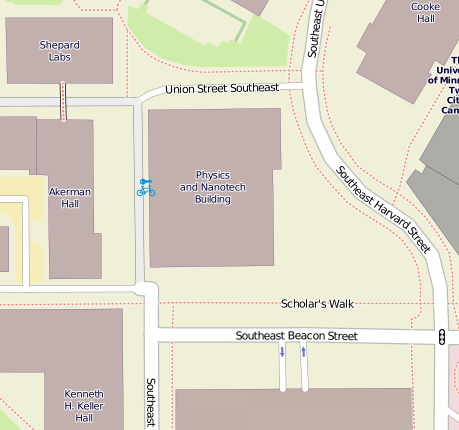
#> input picture car_example/car_path.png, 459 x 430 px
$ python traj_gen.py   (older library calls are emulated)
#> lines starting #> are read from the running program, lines starting #| are printed output that depends on the picture
from PIL import Image # for flipping picture
from matplotlib import pyplot as plt
from scipy import interpolate
from scipy.misc import derivative
import numpy as np
from pos2imu import linvel
from sim_mag import simulate_magnetometer

pathImg = Image.open('car_path.png')
#> pathImg is the input picture: PIL image 459x430 RGB; mean R, G, B 218.9, 213.1, 198.7

# Flip image over vertical axis.
# This is so that that plotting with 'lower' origin restores original shape
pathImg = pathImg.transpose(Image.FLIP_TOP_BOTTOM)
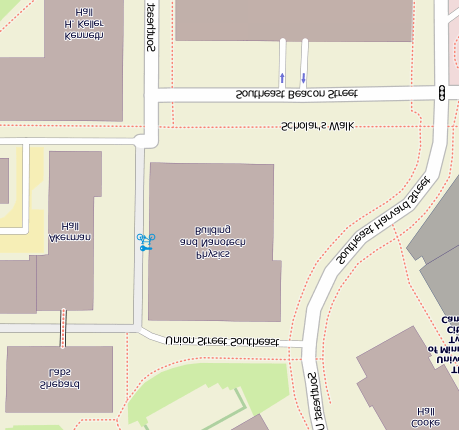
#> pathImg: PIL image 459x430 RGB; mean R, G, B 218.9, 213.1, 198.7

fig = plt.figure(figsize=(12,10))
ax = fig.add_subplot(1,1,1)

ax.imshow(pathImg, origin='lower')
ax.set_autoscale_on(False) # turn off autoscalling

# Get Locations
print('Select critical points defining path.  End selection by \'middle click\'')
#> (the run stopped early here; a loop or call above may not have finished)
